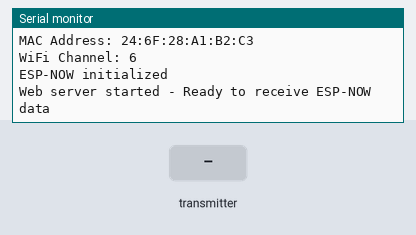
The sketch below on a simulated ESP8266 (NodeMCU). Parts: the last lines printed to the serial monitor. Inputs (shaded band) come from the test bench. WiFi joins after 1.5 s; servers stay silent unless stated.

Above: at 3.7 s.
3.8 s: the transmitter starts sending device_id = 0
At 4.11 s:
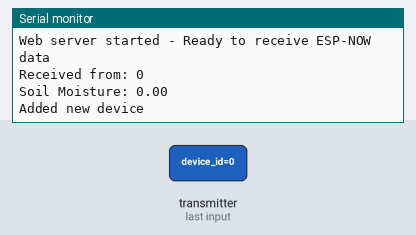
5.3 s: the transmitter starts sending soil_moisture = 25
6.8 s: the transmitter starts sending device_id = 1
At 7.11 s:
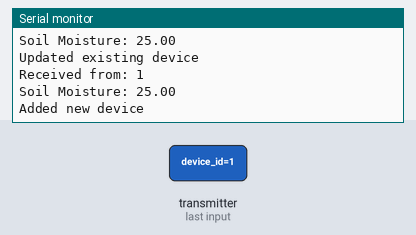
8.3 s: the transmitter starts sending soil_moisture = 50
Timing chart, 0 to 10.8 s (numbered marks = the images above; inputs shaded):
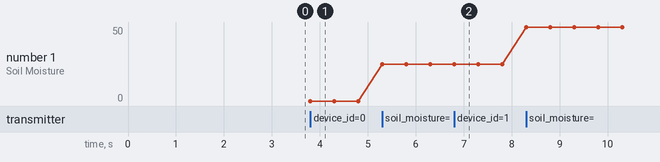

The sketch:

server.ino
```cpp
#include <ESP8266WiFi.h>
#include <ESP8266WebServer.h>
#include <espnow.h>
#include <ArduinoJson.h>

// almost forgot to change
const char *ssid = "WIFI_SSID";
const char *password = "WIFI_PASSWORD";

ESP8266WebServer server(80);

typedef struct sensor_data
{
    char device_id[20];
    float soil_moisture;
    float soil_ph;
    float air_temp;
    float humidity;
    float battery;
    float solar_voltage;
} sensor_data;

// Store data for multiple devices (max 10 devices)
sensor_data deviceData[10];
int deviceCount = 0;

void onReceive(uint8_t *mac, uint8_t *incomingData, uint8_t len)
{
    sensor_data receivedData;
    memcpy(&receivedData, incomingData, sizeof(receivedData));

    Serial.print("Received from: ");
    Serial.println(receivedData.device_id);
    Serial.print("Soil Moisture: ");
    Serial.println(receivedData.soil_moisture);

    // Find if device exists, update or add new
    bool found = false;
    for (int i = 0; i < deviceCount; i++)
    {
        if (strcmp(deviceData[i].device_id, receivedData.device_id) == 0)
        {
            deviceData[i] = receivedData;
            found = true;
            Serial.println("Updated existing device");
            break;
        }
    }

    if (!found && deviceCount < 10)
    {
        deviceData[deviceCount] = receivedData;
        deviceCount++;
        Serial.println("Added new device");
    }
}

void handleSensorData()
{
    String path = server.uri();

    // Extract device_id from URL
    int lastSlash = path.lastIndexOf('/');
    String device_id = path.substring(lastSlash + 1);

    // Find the device
    bool found = false;
    sensor_data data;

    for (int i = 0; i < deviceCount; i++)
    {
        if (String(deviceData[i].device_id) == device_id)
        {
            data = deviceData[i];
            found = true;
            break;
        }
    }

    if (found)
    {
        StaticJsonDocument<256> doc;
        doc["device_id"] = data.device_id;
        doc["soil_moisture"] = data.soil_moisture;
        doc["soil_ph"] = data.soil_ph;
        doc["air_temp"] = data.air_temp;
        doc["humidity"] = data.humidity;
        doc["battery"] = data.battery;
        doc["solar_voltage"] = data.solar_voltage;

        String response;
        serializeJson(doc, response);

        server.send(200, "application/json", response);
    }
    else
    {
        server.send(404, "application/json", "{\"error\":\"Device not found\"}");
    }
}

void setup()
{
    Serial.begin(115200);
    delay(1000);

    // Connect to WiFi
    WiFi.mode(WIFI_STA);
    WiFi.begin(ssid, password);

    Serial.print("Connecting to WiFi");
    while (WiFi.status() != WL_CONNECTED)
    {
        delay(500);
        Serial.print(".");
    }
    Serial.println();
    Serial.print("IP Address: ");
    Serial.println(WiFi.localIP());
    Serial.print("MAC Address: ");
    Serial.println(WiFi.macAddress());
    Serial.print("WiFi Channel: ");
    Serial.println(WiFi.channel());

    // Initialize ESP-NOW AFTER WiFi connection
    if (esp_now_init() != 0)
    {
        Serial.println("Error initializing ESP-NOW");
        return;
    }

    esp_now_set_self_role(ESP_NOW_ROLE_SLAVE);
    esp_now_register_recv_cb(onReceive);
    Serial.println("ESP-NOW initialized");

    // Setup web server routes
    server.onNotFound([]()
                      {
    if (server.uri().startsWith("/api/sensors/data/")) {
      handleSensorData();
    } else {
      server.send(404, "application/json", "{\"error\":\"Not found\"}");
    } });

    server.begin();
    Serial.println("Web server started - Ready to receive ESP-NOW data");
}

void loop()
{
    server.handleClient();
    yield();
}
```

Measured:
- after the input at 3.8 s, the serial monitor: prints a new line at once (image 1)
- after the input at 6.8 s, the serial monitor: prints a new line at once (image 2)
- plotted number 1: 0 → 25 after the input at 5.3 s, 25 → 50 after the input at 8.3 s
